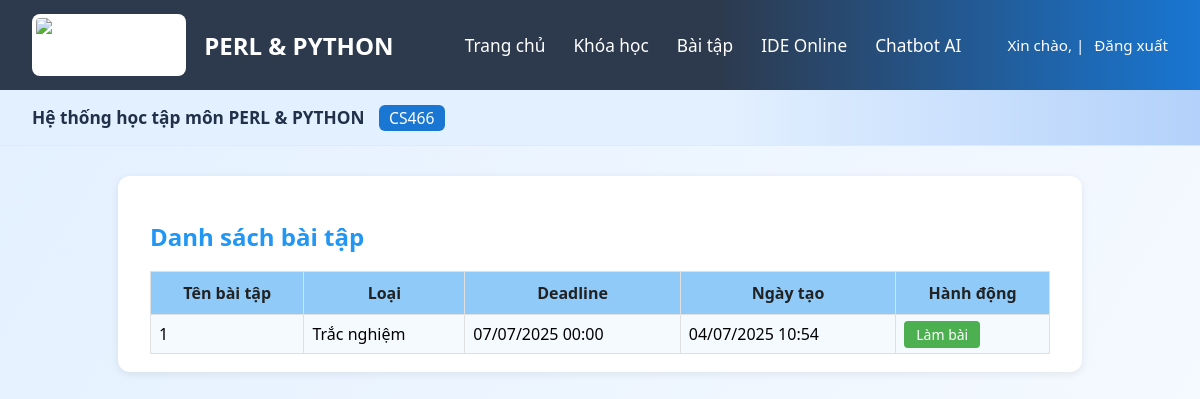
/student/bai-tap/, run on an earlier commit of the app's database.
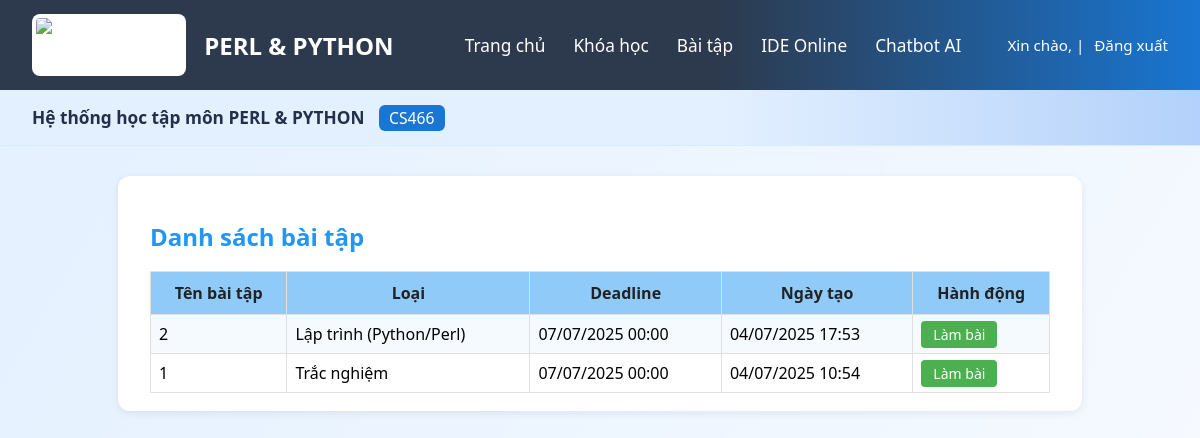
And on a later commit of the database.
### teacherapp/models.py (models this page shows, shortened)
class BaiTap(models.Model):
    LOAI_BAITAP_CHOICES = [
        ('code', 'Lập trình (Python/Perl)'),
        ('quiz', 'Trắc nghiệm'),
    ]
    tieu_de = models.CharField("Tiêu đề", max_length=255)
    mo_ta = models.TextField("Mô tả")
    loai_baitap = models.CharField("Loại bài tập", max_length=10, choices=LOAI_BAITAP_CHOICES)
    han_nop = models.DateTimeField("Hạn nộp")
    nguoi_tao = models.ForeignKey(User, on_delete=models.CASCADE, verbose_name="Người tạo")
    ngay_tao = models.DateTimeField("Ngày tạo", auto_now_add=True)

### studentapp/views.py (the view)
# urls.py: path('bai-tap/', views.assignment_list, name='assignment_list'),
def assignment_list(request):
    assignments = BaiTap.objects.all().order_by('-ngay_tao')
    return render(request, "student_page/assignment_list.html", {"assignments": assignments})

### templates/student_page/assignment_list.html (shortened to what this page needs)
{% extends 'student_page/student_base.html' %}
{% load static %}
{% block banner %}
<div class="banner">
  <span>
    <b>Hệ thống học tập môn PERL & PYTHON</b>
    <span class="course-code">CS466</span>
  </span>
</div>
{% endblock %}
{% block content %}
<div style="max-width:900px;margin:30px auto;background:#fff;padding:24px 32px 18px 32px;box-shadow:0 2px 8px rgba(0,0,0,0.08);border-radius:12px;">
  <h2 style="color:#2196f3;font-weight:700;margin-bottom:18px;">Danh sách bài tập</h2>
  <table style="width:100%;border-collapse:collapse;font-size:16px;">
    <thead>
      <tr style="background:#90caf9;color:#222;">
        <th style="padding:10px 8px;border:1px solid #e0e0e0;">Tên bài tập</th>
        <th style="padding:10px 8px;border:1px solid #e0e0e0;">Loại</th>
        <th style="padding:10px 8px;border:1px solid #e0e0e0;">Deadline</th>
        <th style="padding:10px 8px;border:1px solid #e0e0e0;">Ngày tạo</th>
        <th style="padding:10px 8px;border:1px solid #e0e0e0;">Hành động</th>
      </tr>
    </thead>
    <tbody>
      {% for assignment in assignments %}
      <tr style="background:{{ forloop.counter0|divisibleby:2|yesno:'#f5faff,#fff' }};">
        <td style="padding:8px 8px;border:1px solid #e0e0e0;">{{ assignment.tieu_de }}</td>
        <td style="padding:8px 8px;border:1px solid #e0e0e0;">{{ assignment.get_loai_baitap_display }}</td>
        <td style="padding:8px 8px;border:1px solid #e0e0e0;">{{ assignment.han_nop|date:'d/m/Y H:i' }}</td>
        <td style="padding:8px 8px;border:1px solid #e0e0e0;">{{ assignment.ngay_tao|date:'d/m/Y H:i' }}</td>
        <td style="padding:8px 8px;border:1px solid #e0e0e0;">
          <a href="{% url 'studentapp:assignment_detail' assignment.id %}"
             style="background:#4caf50;color:#fff;padding:4px 12px;text-decoration:none;border-radius:4px;font-size:14px;">
            Làm bài
          </a>
        </td>
      </tr>
      {% empty %}
      <tr><td colspan="5" style="text-align:center;padding:12px;">Chưa có bài tập nào.</td></tr>
      {% endfor %}
    </tbody>
  </table>
</div>
{% endblock %}

What changed in the data, as far as the page shows it:
added BaiTap: tieu_de "2", loai_baitap "Lập trình (Python/Perl)", han_nop "07/07/2025 00:00", ngay_tao "04/07/2025 17:53"
